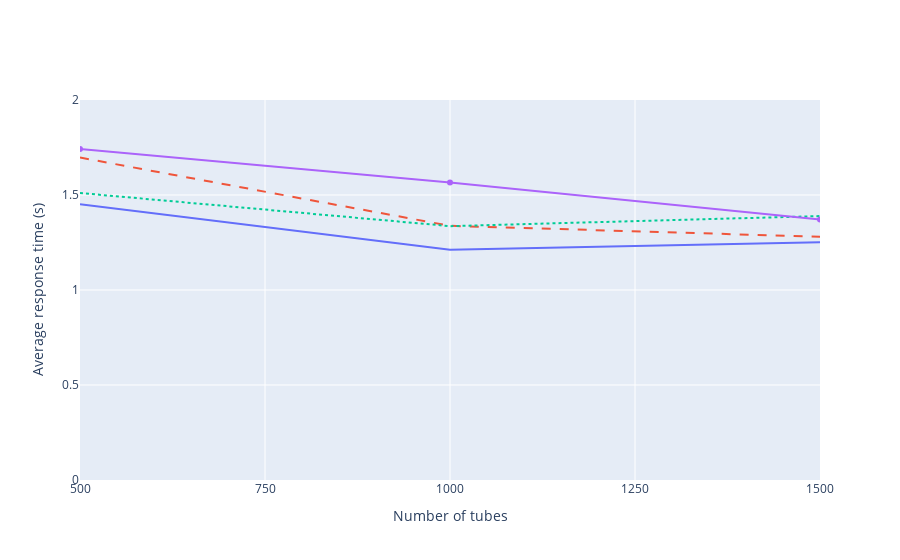

Write notebook code for a chart like this one.
### Markdown cell above
### Average times when executing tx 'AddAnalysis' by analysts

### Code cell
# 3 Orgs net data
threeOrgs10 = [1.4509, 1.2117, 1.2511]
threeOrgs20 = [1.6969, 1.3378, 1.2801]
# 5 Orgs net data
fiveOrgs10 = [1.5105, 1.3361, 1.3891]
fiveOrgs20 = [1.7422, 1.5659, 1.3711]

avgAnalysis("250 KB", threeOrgs10, threeOrgs20, fiveOrgs10, fiveOrgs20)

### Figure 1 — Plotly figure (JSON) as saved in the notebook; plotly's stock layout.template omitted (floating-point values rounded to 4 significant figures)
{"data": [{"mode": "lines", "name": "3 Orgs net (10 analysts per role)", "type": "scatter", "x": [500, 1000, 1500], "y": [1.451, 1.212, 1.251]}, {"line": {"dash": "dash"}, "mode": "lines", "name": "3 Orgs net (20 analysts per role)", "type": "scatter", "x": [500, 1000, 1500], "y": [1.697, 1.338, 1.28]}, {"line": {"dash": "dot"}, "mode": "lines", "name": "5 Orgs net (10 analysts per role)", "type": "scatter", "x": [500, 1000, 1500], "y": [1.51, 1.336, 1.389]}, {"mode": "lines+markers", "name": "5 Orgs net (20 analysts per role)", "type": "scatter", "x": [500, 1000, 1500], "y": [1.742, 1.566, 1.371]}], "layout": {"barmode": "group", "showlegend": false, "xaxis": {"dtick": 250, "range": [500, 1500], "tick0": 500, "title": {"text": "Number of tubes"}, "zeroline": false}, "yaxis": {"range": [0, 2], "title": {"text": "Average response time (s)"}, "zeroline": false}}}
